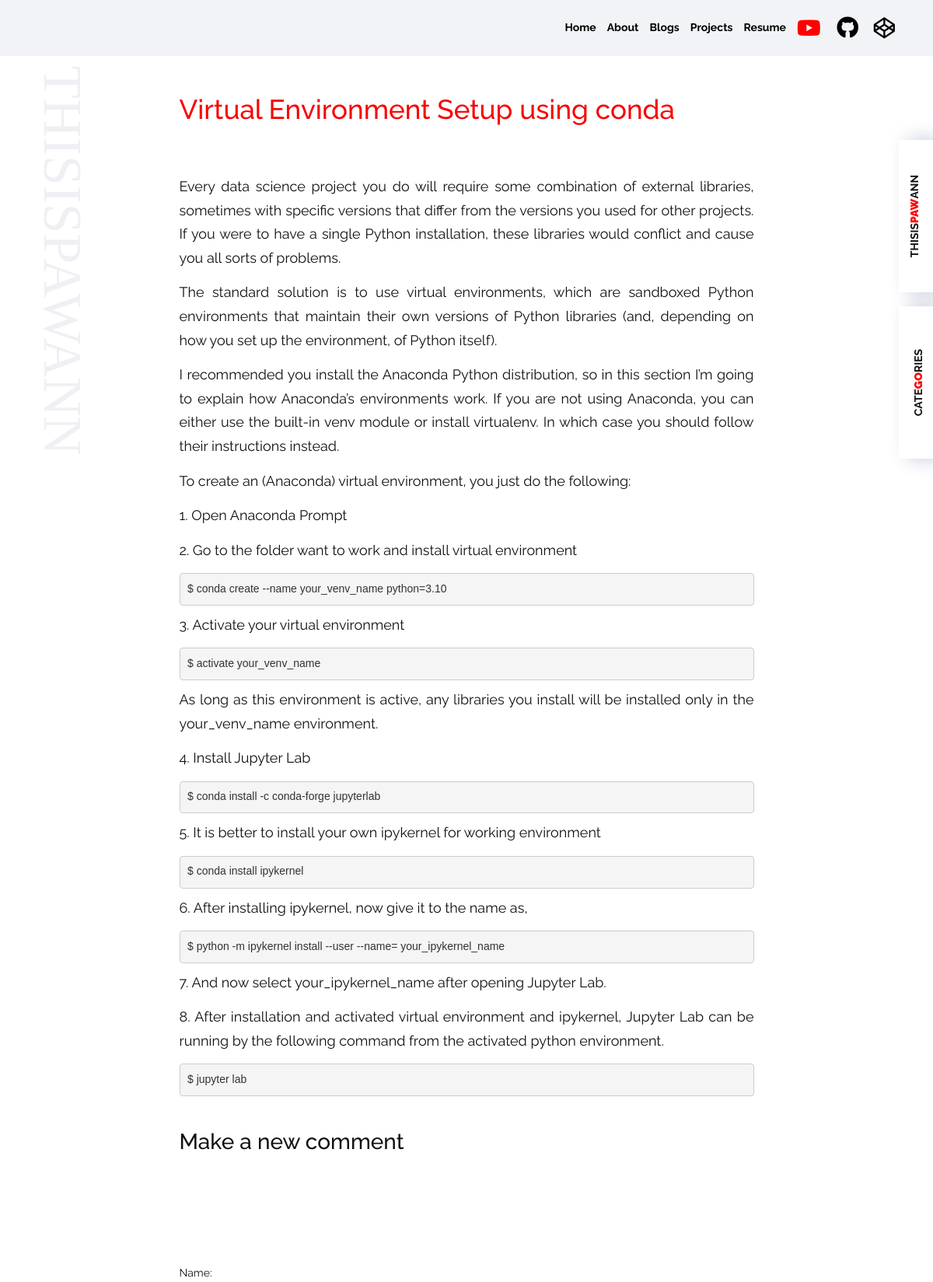
Page /virtual-environment-setup/ (upper part) on the earlier database version.
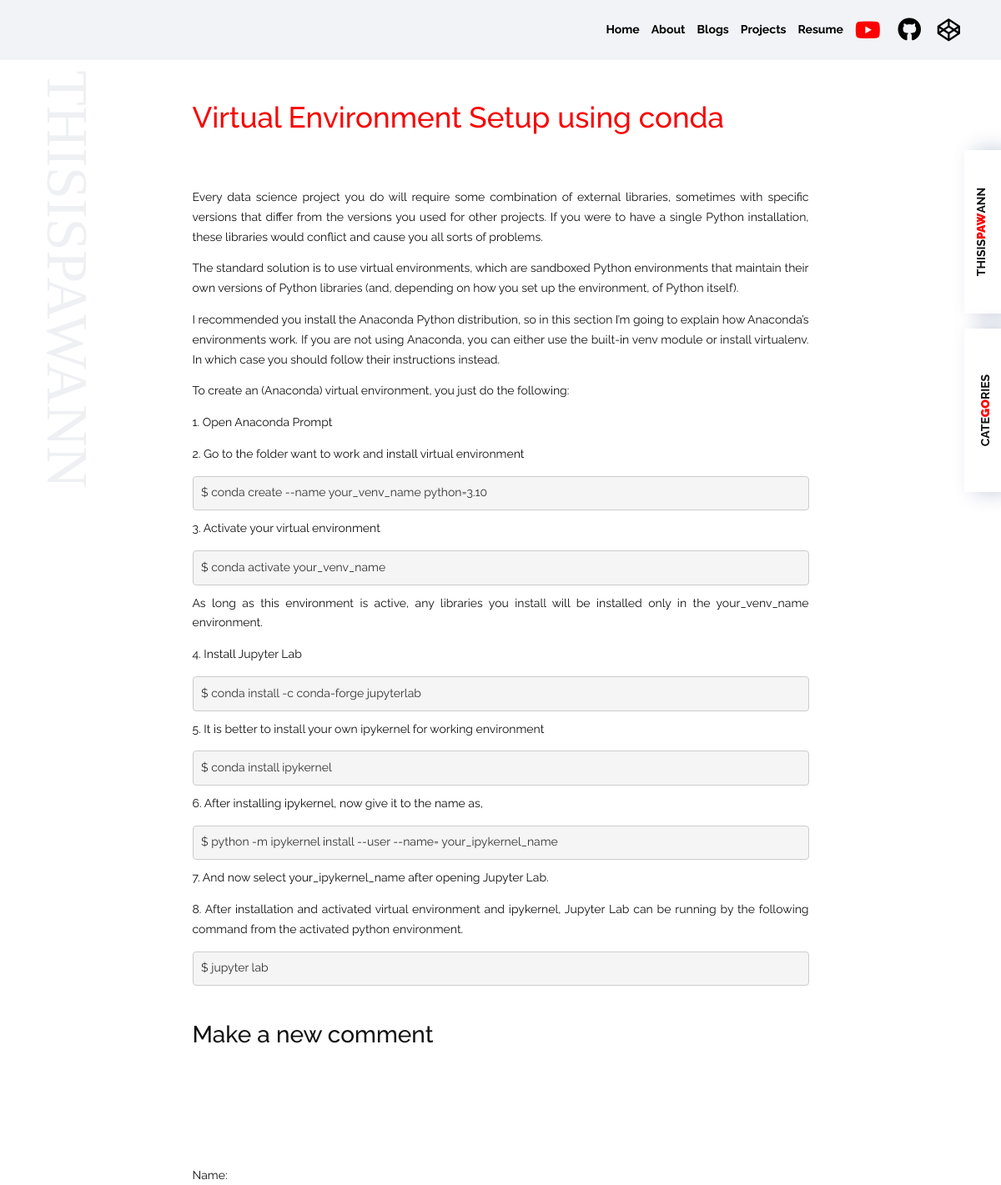
Same page on the later database version.
### posts/models.py (models this page shows, shortened)
class Post(models.Model):
    class NewManager(models.Manager):
        def get_queryset(self):
            return super().get_queryset() .filter(status='published')
    options = (
        ('draft', 'Draft'),
        ('published', 'Published'),
    )
    title = models.CharField(max_length=255)
    category = models.ForeignKey(Category, on_delete=models.PROTECT, default=1)
    slug = models.SlugField(max_length=255, unique_for_date='publish')
    publish = models.DateTimeField(auto_now_add=True)
    author = models.ForeignKey(User, on_delete=models.CASCADE, related_name='blog_posts')
    content = models.TextField(null=True, blank=True)
    status = models.CharField(max_length=255, choices=options, default='draft')
    objects = models.Manager() #default manager
    newmanager = NewManager() #custom manager
    class Meta:
        ordering = ('publish',) # change to -publish to descending order

### posts/views.py (the view)
# urls.py: path('<slug:post>/', PostDetail, name='PostDetail'),
def PostDetail(request, post):
    post = get_object_or_404(Post, slug=post, status='published')
    comments = post.comments.filter(status=True)
    user_comment = None
    if request.method == 'POST':
        comment_form = NewCommentForm(request.POST)
        if comment_form.is_valid():
            user_comment = comment_form.save(commit=False)
            user_comment.post = post
            user_comment.save()
            return HttpResponseRedirect("/" + post.slug)
    else:
        comment_form = NewCommentForm()
    return render(
        request,
        "post_detail.html",
        {
            "post": post,
            "comments": user_comment,
            "comments":comments,
            "comment_form" : comment_form,
        }
    )

### posts/views.py (called while the page is built)
def category_list(request):
    category_list = Category.objects.exclude(name='default')
    context = {
        "category_list": category_list,
    }
    return context

### templates/post_detail.html (shortened to what this page needs)
{% extends 'base.html' %} {% load static %}
 {% block body %}
<nav class="menu" data-scroll-section-inview="">
  <div class="container bg-img">
    <div class="row justify-content-md-center">
      <div class="col-md-8">
        <div class="col-12" style="color:#f80202;">
          <h1>{{post.title}}</h1>
        </div>
        <div class="col-12 pt-5">
          <p>{{post.content|safe}}</p>
        </div>
         <div class="col-md-12">
        <h2 class="mt-5">Make a new comment</h2>
        <form method="post" id="myForm" class="mb-5">
          {{ comment_form.as_p}}
        </form>
      </div>
      </div>
    </div>
  </div>
</nav>
{% endblock%}

Differences in the rows shown:
changed Post "Virtual Environment Setup using conda": content "…your virtual environment $ activate your_venv_name As long…" → "…your virtual environment $ conda activate your_venv_name As long…"
